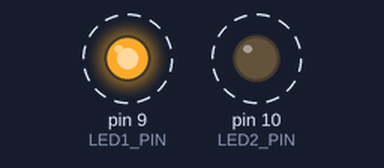
This sketch was run on a simulated Arduino Uno, built with avr-gcc and run on an emulated ATmega328P. Parts: output pins drawn as LEDs (lit = HIGH). Dashed ring = blinking.

Above: at 0.5 s.
Timing chart, 0 to 4.6 s (numbered marks = the images above):
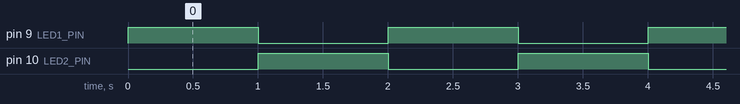

The sketch:

Code.ino
```cpp
const int LED1_PIN = 9;
const int LED2_PIN = 10;

void setup() {
  // put your setup code here, to run once:
  pinMode(LED1_PIN,OUTPUT);
  pinMode (LED2_PIN, OUTPUT);
}

void loop() {
  // put your main code here, to run repeatedly:
  digitalWrite(LED1_PIN, HIGH);
  digitalWrite(LED2_PIN,LOW);
  delay(1000);

  digitalWrite(LED2_PIN,HIGH);
  digitalWrite(LED1_PIN,LOW);
  delay(1000);
}
```

Measured:
- by itself, pin 9 (LED1_PIN), pin 10 (LED2_PIN): alternates HIGH for 1.0 s and LOW for 1.0 s
